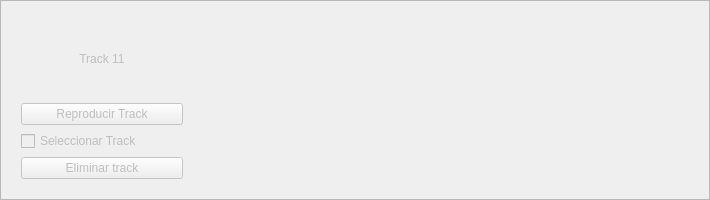
       <widget class="QFrame" name="trackui11">
        <property name="enabled">
         <bool>false</bool>
        </property>
        <property name="minimumSize">
         <size>
          <width>0</width>
          <height>200</height>
         </size>
        </property>
        <property name="frameShape">
         <enum>QFrame::StyledPanel</enum>
        </property>
        <property name="frameShadow">
         <enum>QFrame::Raised</enum>
        </property>
        <layout class="QHBoxLayout" name="horizontalLayout_11">
         <item>
          <widget class="QWidget" name="trackpanel11" native="true">
           <property name="minimumSize">
            <size>
             <width>180</width>
             <height>0</height>
            </size>
           </property>
           <property name="maximumSize">
            <size>
             <width>16777215</width>
             <height>16777215</height>
            </size>
           </property>
           <layout class="QGridLayout" name="gridLayout_13">
            <item row="1" column="0">
             <widget class="QPushButton" name="Reproducir_track11">
              <property name="text">
               <string>Reproducir Track</string>
              </property>
             </widget>
            </item>
            <item row="2" column="0">
             <widget class="QCheckBox" name="track11_checkbox">
              <property name="text">
               <string>Seleccionar Track</string>
              </property>
             </widget>
            </item>
            <item row="3" column="0">
             <widget class="QPushButton" name="Eliminar_track11">
              <property name="text">
               <string>Eliminar track</string>
              </property>
             </widget>
            </item>
            <item row="0" column="0">
             <widget class="QLabel" name="label_15">
              <property name="text">
               <string>Track 11</string>
              </property>
              <property name="alignment">
               <set>Qt::AlignCenter</set>
              </property>
             </widget>
            </item>
           </layout>
          </widget>
         </item>
         <item>
          <widget class="MplWidget" name="tracktimeline11" native="true">
           <property name="minimumSize">
            <size>
             <width>500</width>
             <height>0</height>
            </size>
           </property>
          </widget>
         </item>
        </layout>
       </widget>
